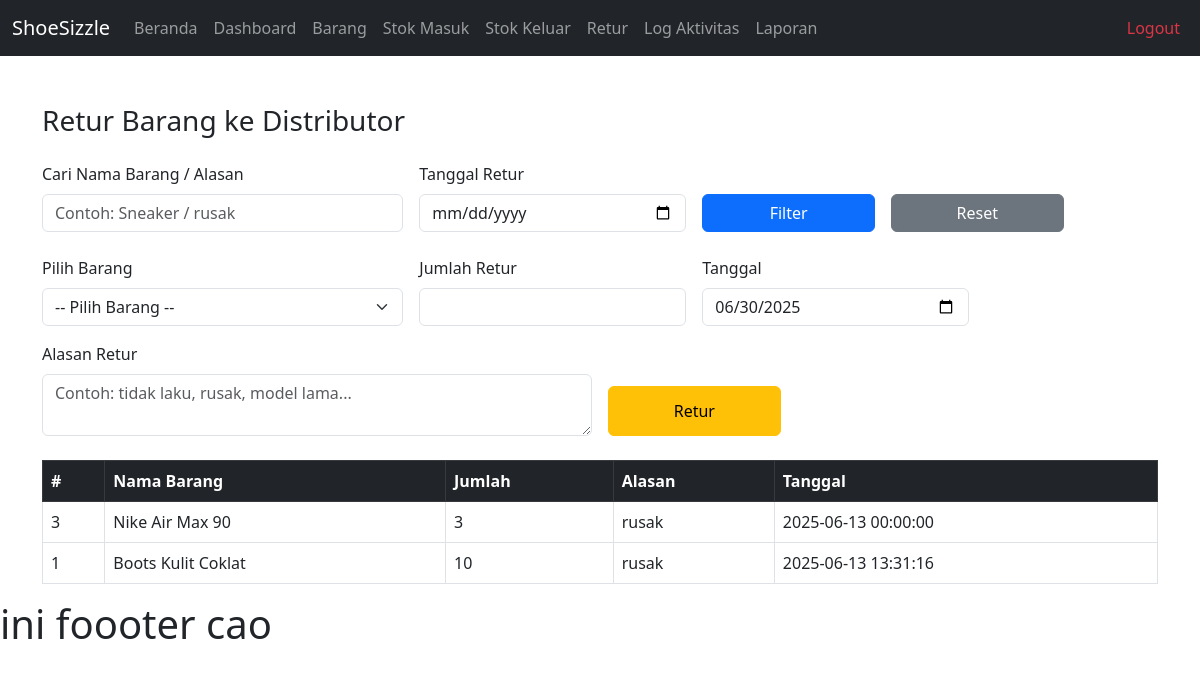
The app's page /pages/retur_barang/index.php (signed in) with its own data.
### tables this page shows
CREATE TABLE `retur_barang` (
  `retur_id` int(11) NOT NULL,
  `nomor_retur` varchar(30) NOT NULL,
  `distributor_id` int(11) DEFAULT NULL,
  `user_id` int(11) DEFAULT NULL,
  `barang_id` int(11) DEFAULT NULL,
  `kode_barang` varchar(50) DEFAULT NULL,
  `nama_barang` varchar(255) DEFAULT NULL,
  `tanggal_retur` datetime NOT NULL,
  `alasan_retur` enum('tidak_laku','rusak','salah_kirim','expired','lainnya') DEFAULT 'tidak_laku',
  `jumlah` int(100) NOT NULL,
  `total_nilai_retur` decimal(15,2) DEFAULT 0.00,
  `status_retur` enum('pending','approved','rejected','shipped','completed') DEFAULT 'pending',
  `created_at` timestamp NOT NULL DEFAULT current_timestamp(),
  `updated_at` timestamp NOT NULL DEFAULT current_timestamp() ON UPDATE current_timestamp()
);

CREATE TABLE `barang` (
  `barang_id` int(11) NOT NULL,
  `kode_barang` varchar(20) NOT NULL,
  `nama_barang` varchar(100) NOT NULL,
  `kategori_id` int(11) DEFAULT NULL,
  `merek_id` int(11) DEFAULT NULL,
  `ukuran` varchar(10) DEFAULT NULL,
  `warna` varchar(30) DEFAULT NULL,
  `harga_beli` decimal(12,2) NOT NULL,
  `harga_jual` decimal(12,2) NOT NULL,
  `stok_minimum` int(11) DEFAULT 5,
  `stok_aktual` int(11) DEFAULT 0,
  `gambar` varchar(255) DEFAULT NULL,
  `deskripsi` text DEFAULT NULL,
  `created_at` timestamp NOT NULL DEFAULT current_timestamp(),
  `updated_at` timestamp NOT NULL DEFAULT current_timestamp() ON UPDATE current_timestamp(),
  `is_active` tinyint(1) DEFAULT 1
);

### pages/retur_barang/index.php (the view, shortened to what this page needs)
<?php
require_once '../../config/database.php';
$keyword = $_GET['keyword'] ?? '';
$tanggal = $_GET['tanggal'] ?? '';
$query = "SELECT r.*, b.nama_barang FROM retur_barang r
          JOIN barang b ON r.barang_id = b.barang_id
          WHERE 1=1";
$params = [];
$query .= " ORDER BY r.retur_id DESC";
$stmt = $pdo->prepare($query);
$stmt->execute($params);
$retur = $stmt->fetchAll();
?>
<!DOCTYPE html>
<html lang="id">
<head>
  <link href="https://cdn.jsdelivr.net/npm/bootstrap@5.3.0/dist/css/bootstrap.min.css" rel="stylesheet">
</head>
<body>
<?php include '../../includes/navbar.php'; ?>
<div class="container mt-5">
  <h3 class="mb-4">Retur Barang ke Distributor</h3>
  <form method="GET" class="row g-3 mb-4">
    <div class="col-md-4">
      <label for="keyword" class="form-label">Cari Nama Barang / Alasan</label>
      <input type="text" name="keyword" id="keyword" class="form-control" placeholder="Contoh: Sneaker / rusak" value="<?= htmlspecialchars($keyword) ?>">
    </div>
    <div class="col-md-3">
      <label for="tanggal" class="form-label">Tanggal Retur</label>
      <input type="date" name="tanggal" id="tanggal" class="form-control" value="<?= htmlspecialchars($tanggal) ?>">
    </div>
    <div class="col-md-2 d-grid align-items-end">
      <label class="form-label">&nbsp;</label>
      <button class="btn btn-primary" type="submit">Filter</button>
    </div>
    <div class="col-md-2 d-grid align-items-end">
      <label class="form-label">&nbsp;</label>
      <a href="index.php" class="btn btn-secondary">Reset</a>
    </div>
  </form>
  <form method="POST" class="row g-3 mb-4">
    <div class="col-md-4">
      <label for="barang_id" class="form-label">Pilih Barang</label>
      <select name="barang_id" id="barang_id" class="form-select" required>
        <option value="">-- Pilih Barang --</option>
      </select>
    </div>
    <div class="col-md-3">
      <label for="jumlah" class="form-label">Jumlah Retur</label>
      <input type="number" class="form-control" name="jumlah" required>
    </div>
    <div class="col-md-3">
      <label for="tanggal_retur" class="form-label">Tanggal</label>
      <input type="date" class="form-control" name="tanggal_retur" value="<?= date('Y-m-d') ?>">
    </div>
    <div class="col-md-6">
      <label for="alasan" class="form-label">Alasan Retur</label>
      <textarea name="alasan" class="form-control" rows="2" placeholder="Contoh: tidak laku, rusak, model lama..." required></textarea>
    </div>
    <div class="col-md-2 d-grid">
      <label class="form-label">&nbsp;</label>
      <button class="btn btn-warning" type="submit">Retur</button>
    </div>
  </form>
  <table class="table table-bordered">
    <thead class="table-dark">
      <tr>
        <th>#</th>
        <th>Nama Barang</th>
        <th>Jumlah</th>
        <th>Alasan</th>
        <th>Tanggal</th>
      </tr>
    </thead>
    <tbody>
      <?php foreach ($retur as $row): ?>
        <tr>
          <td><?= $row['retur_id'] ?></td>
          <td><?= htmlspecialchars($row['nama_barang']) ?></td>
          <td><?= $row['jumlah'] ?></td>
          <td><?= htmlspecialchars($row['alasan_retur']) ?></td>
          <td><?= $row['tanggal_retur'] ?></td>
        </tr>
      <?php endforeach; ?>
    </tbody>
  </table>
</div>
<?php include '../../includes/footer.php'; ?>

### records on screen
retur_barang: retur_id "3", barang.nama_barang "Nike Air Max 90", jumlah "3", alasan_retur "rusak", tanggal_retur "2025-06-13 00:00:00"
retur_barang: retur_id "1", barang.nama_barang "Boots Kulit Coklat", jumlah "10", alasan_retur "rusak", tanggal_retur "2025-06-13 13:31:16"
